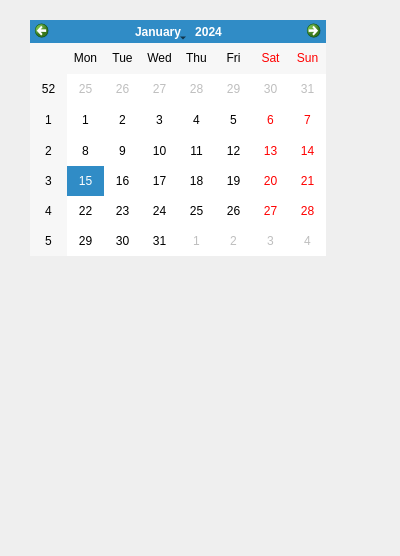
<?xml version="1.0" encoding="UTF-8"?>
<ui version="4.0">
 <class>Dialog</class>
 <widget class="QDialog" name="Dialog">
  <property name="geometry">
   <rect>
    <x>0</x>
    <y>0</y>
    <width>400</width>
    <height>556</height>
   </rect>
  </property>
  <property name="windowTitle">
   <string>Dialog</string>
  </property>
  <widget class="QCalendarWidget" name="calendarWidget">
   <property name="geometry">
    <rect>
     <x>30</x>
     <y>20</y>
     <width>296</width>
     <height>236</height>
    </rect>
   </property>
  </widget>
 </widget>
 <resources/>
 <connections/>
</ui>
